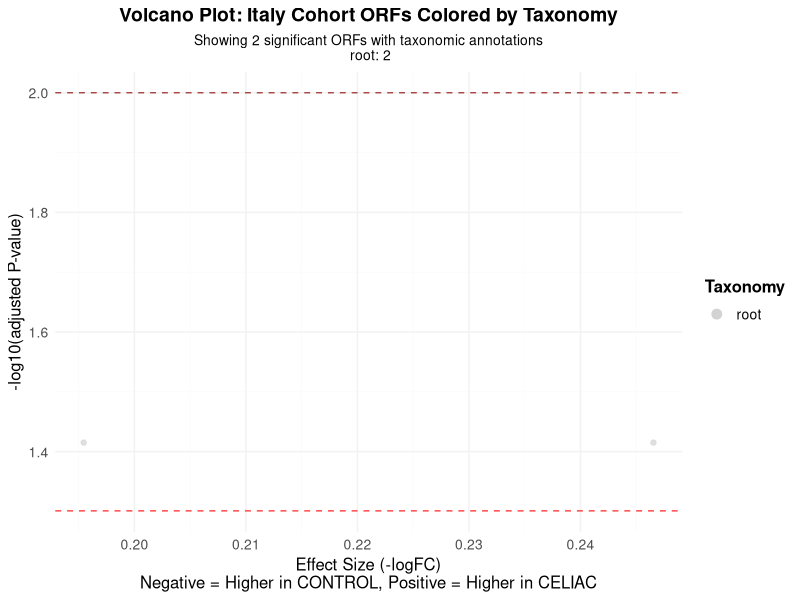
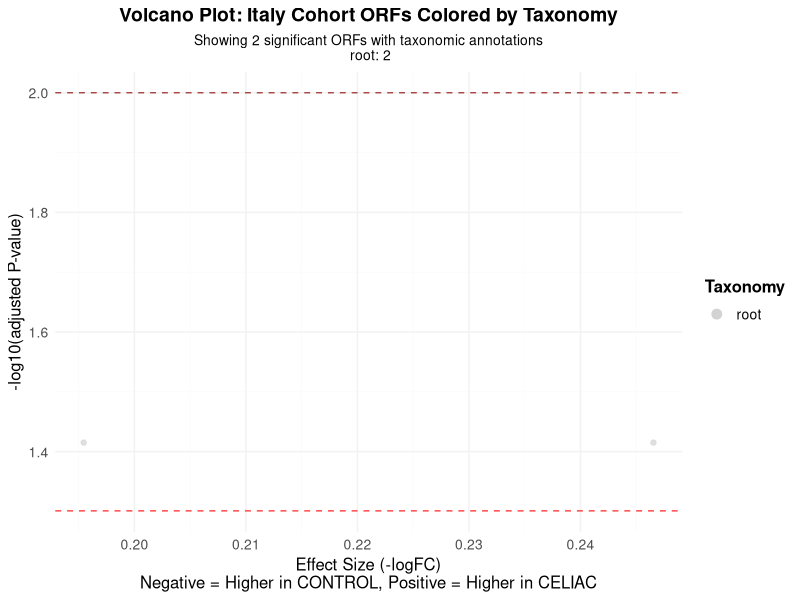

R code for these plots, in order:
#!/usr/bin/env Rscript
# Create Volcano Plot with Taxonomic Coloring - Italy Cohort
# Author: Claude AI
# Date: 2025-08-06

library(dplyr)
library(ggplot2)
library(stringr)

cat("=== CREATING TAXONOMY VOLCANO PLOT - ITALY COHORT ===\n")
cat("Starting analysis at:", format(Sys.time()), "\n\n")

# ============================================================================
# PART 1: LOAD DATA
# ============================================================================

cat("1. Loading data files...\n")

# Load limma results - Italy cohort
limma_results <- read.csv("Italy.limma_model_res.csv", row.names = 1)
cat("Loaded Italy cohort limma results with", nrow(limma_results), "ORFs\n")

# Load taxonomy data (same file as total cohort)
taxonomy_data <- read.table("../../mmseqs_taxonomy.tsv", sep = "\t", header = FALSE, stringsAsFactors = FALSE)
colnames(taxonomy_data) <- c("orf_id_short", "taxid", "rank", "taxonomy", "score", "matches", "aligned", "coverage", "lineage")
cat("Loaded taxonomy data with", nrow(taxonomy_data), "entries\n")

# Filter for significant results only
significant_results <- limma_results[limma_results$adj.P.Val < 0.05, ]
cat("Filtered to", nrow(significant_results), "significant ORFs (adj.p < 0.05)\n")

# Check if we have any significant results
if(nrow(significant_results) == 0) {
  cat("WARNING: No significant ORFs found at adj.p < 0.05 threshold\n")
  cat("Proceeding with all ORFs for visualization purposes\n")
  significant_results <- limma_results
}

# ============================================================================
# PART 2: PROCESS ORF IDs
# ============================================================================

cat("\n2. Processing ORF IDs for matching...\n")

# Create modified ORF ID column in limma results by removing last part
significant_results$orf_id_original <- rownames(significant_results)
significant_results$orf_id_short <- gsub("_[0-9]+$", "", significant_results$orf_id_original)

cat("Example ORF ID transformations:\n")
examples <- head(significant_results[, c("orf_id_original", "orf_id_short")], 5)
for(i in 1:nrow(examples)) {
  cat(paste0("  ", examples$orf_id_original[i], " -> ", examples$orf_id_short[i], "\n"))
}

# Check matching between datasets
matching_ids <- intersect(significant_results$orf_id_short, taxonomy_data$orf_id_short)
cat("\nFound", length(matching_ids), "matching ORF IDs between datasets\n")
cat("ORFs in analysis:", nrow(significant_results), "ORFs\n")
cat("Taxonomy data:", nrow(taxonomy_data), "entries\n")
cat("Overlap:", length(matching_ids), "ORFs\n")

# ============================================================================
# PART 3: MERGE DATA
# ============================================================================

cat("\n3. Merging datasets...\n")

# Merge the datasets
merged_data <- merge(significant_results, taxonomy_data, by = "orf_id_short", all.x = TRUE)
cat("Merged dataset contains", nrow(merged_data), "ORFs\n")
cat("ORFs with taxonomy annotation:", sum(!is.na(merged_data$taxonomy)), "\n")
cat("ORFs without taxonomy annotation:", sum(is.na(merged_data$taxonomy)), "\n")

# Check taxonomy categories
if(sum(!is.na(merged_data$taxonomy)) > 0) {
  taxonomy_counts <- table(merged_data$taxonomy, useNA = "ifany")
  cat("\nTaxonomy categories found:\n")
  print(taxonomy_counts)
}

# ============================================================================
# PART 4: CREATE VOLCANO PLOT
# ============================================================================

cat("\n4. Creating volcano plot with taxonomic coloring...\n")

# Prepare data for plotting
plot_data <- merged_data
plot_data$logFC_flipped <- -plot_data$logFC  # Flip logFC to move significant dots to the left
plot_data$neg_log10_pval <- -log10(plot_data$adj.P.Val)

# Handle taxonomy categories - group rare ones
if(sum(!is.na(plot_data$taxonomy)) > 0) {
  taxonomy_counts <- table(plot_data$taxonomy, useNA = "ifany")
  
  # Keep top taxonomies, group others as "Other"
  top_taxonomies <- names(sort(taxonomy_counts, decreasing = TRUE))[1:min(8, length(taxonomy_counts))]
  
  plot_data$taxonomy_grouped <- ifelse(
    is.na(plot_data$taxonomy), 
    "Unknown",
    ifelse(plot_data$taxonomy %in% top_taxonomies, 
           plot_data$taxonomy, 
           "Other")
  )
} else {
  plot_data$taxonomy_grouped <- "Unknown"
}

# Count final categories
final_counts <- table(plot_data$taxonomy_grouped)
cat("\nFinal taxonomy groups for plotting:\n")
print(final_counts)

# Create annotation text with counts for each category
annotation_text <- paste0(names(final_counts), " (n=", final_counts, ")", collapse = "\n")
cat("\nAnnotation text to be added:\n")
cat(annotation_text)

# Create color palette
unique_taxonomies <- unique(plot_data$taxonomy_grouped)
n_taxonomies <- length(unique_taxonomies)

# Create distinct colors
if(n_taxonomies <= 8) {
  colors <- RColorBrewer::brewer.pal(max(3, n_taxonomies), "Set2")
} else {
  colors <- rainbow(n_taxonomies, alpha = 0.8)
}
names(colors) <- unique_taxonomies

# Make sure "Unknown" is grey if present
if("Unknown" %in% names(colors)) {
  colors["Unknown"] <- "grey60"
}

# Make "root" light gray so other categories are more obvious
if("root" %in% names(colors)) {
  colors["root"] <- "lightgray"
}

# Create annotation subtitle before creating the plot
annotation_subtitle <- paste(
  paste0(names(final_counts), ": ", final_counts), 
  collapse = " | "
)

# Determine title based on whether we have significant results
sig_count <- sum(significant_results$adj.P.Val < 0.05, na.rm = TRUE)
if(sig_count > 0) {
  plot_title <- "Volcano Plot: Italy Cohort ORFs Colored by Taxonomy"
  plot_subtitle <- paste("Showing", sig_count, "significant ORFs with taxonomic annotations\n", annotation_subtitle)
} else {
  plot_title <- "Volcano Plot: Italy Cohort ORFs Colored by Taxonomy"
  plot_subtitle <- paste("Showing all", nrow(plot_data), "ORFs (no significant results at adj.p < 0.05)\n", annotation_subtitle)
}

# Create the volcano plot
p <- ggplot(plot_data, aes(x = logFC_flipped, y = neg_log10_pval)) +
  geom_point(aes(color = taxonomy_grouped), size = 1.5, alpha = 0.7) +
  scale_color_manual(values = colors) +
  labs(
    title = plot_title,
    subtitle = plot_subtitle,
    x = "Effect Size (-logFC)\nNegative = Higher in CONTROL, Positive = Higher in CELIAC",
    y = "-log10(adjusted P-value)",
    color = "Taxonomy"
  ) +
  theme_minimal() +
  theme(
    plot.title = element_text(hjust = 0.5, size = 14, face = "bold"),
    plot.subtitle = element_text(hjust = 0.5, size = 10),
    legend.position = "right",
    legend.title = element_text(size = 12, face = "bold"),
    legend.text = element_text(size = 10),
    axis.title = element_text(size = 12),
    axis.text = element_text(size = 10),
    panel.grid.major = element_line(color = "grey95", linewidth = 0.5),
    panel.grid.minor = element_line(color = "grey98", linewidth = 0.25)
  ) +
  guides(color = guide_legend(override.aes = list(size = 3, alpha = 1)))

# Add significance lines
p <- p + geom_hline(yintercept = -log10(0.05), linetype = "dashed", color = "red", alpha = 0.7)
p <- p + geom_hline(yintercept = -log10(0.01), linetype = "dashed", color = "darkred", alpha = 0.7)

# Save the plot - increase width to prevent text trimming
ggsave("taxonomy_volcano_plot_Italy.png", p, width = 14, height = 9, dpi = 300, bg = "white")
cat("Volcano plot saved as 'taxonomy_volcano_plot_Italy.png'\n")

# Also save as PDF
ggsave("taxonomy_volcano_plot_Italy.pdf", p, width = 14, height = 9, bg = "white")
cat("Volcano plot also saved as 'taxonomy_volcano_plot_Italy.pdf'\n")

# ============================================================================
# PART 5: SAVE MERGED DATA AND SUMMARY
# ============================================================================

cat("\n5. Saving merged data and summary statistics...\n")

# Save merged data
write.csv(merged_data, "limma_results_with_taxonomy_Italy.csv", row.names = FALSE)
cat("Merged data saved as 'limma_results_with_taxonomy_Italy.csv'\n")

# Create summary statistics
summary_stats <- data.frame(
  Category = c("Total ORFs in limma results", "Significant ORFs (adj.p < 0.05)", "ORFs with taxonomy annotation", 
               "ORFs without taxonomy annotation", "Unique taxonomies", 
               "Most common taxonomy", "Significant ORFs (adj.p < 0.01)"),
  Count = c(nrow(limma_results), sum(limma_results$adj.P.Val < 0.05, na.rm = TRUE),
            sum(!is.na(merged_data$taxonomy)),
            sum(is.na(merged_data$taxonomy)),
            length(unique(merged_data$taxonomy[!is.na(merged_data$taxonomy)])),
            if(sum(!is.na(merged_data$taxonomy)) > 0) names(sort(table(merged_data$taxonomy), decreasing = TRUE))[1] else "None",
            sum(merged_data$adj.P.Val < 0.01, na.rm = TRUE))
)

write.csv(summary_stats, "taxonomy_analysis_summary_Italy.csv", row.names = FALSE)
cat("Summary statistics saved as 'taxonomy_analysis_summary_Italy.csv'\n")

# Print summary
cat("\n=== TAXONOMY VOLCANO PLOT ANALYSIS COMPLETED - ITALY COHORT ===\n")
cat("Generated files:\n")
cat("- taxonomy_volcano_plot_Italy.png: Main volcano plot with taxonomic coloring\n")
cat("- taxonomy_volcano_plot_Italy.pdf: PDF version of the plot\n")
cat("- limma_results_with_taxonomy_Italy.csv: Merged dataset with taxonomy annotations\n")
cat("- taxonomy_analysis_summary_Italy.csv: Summary statistics\n")

cat("\nSummary Statistics:\n")
print(summary_stats)

cat("\nAnalysis completed at:", format(Sys.time()), "\n")